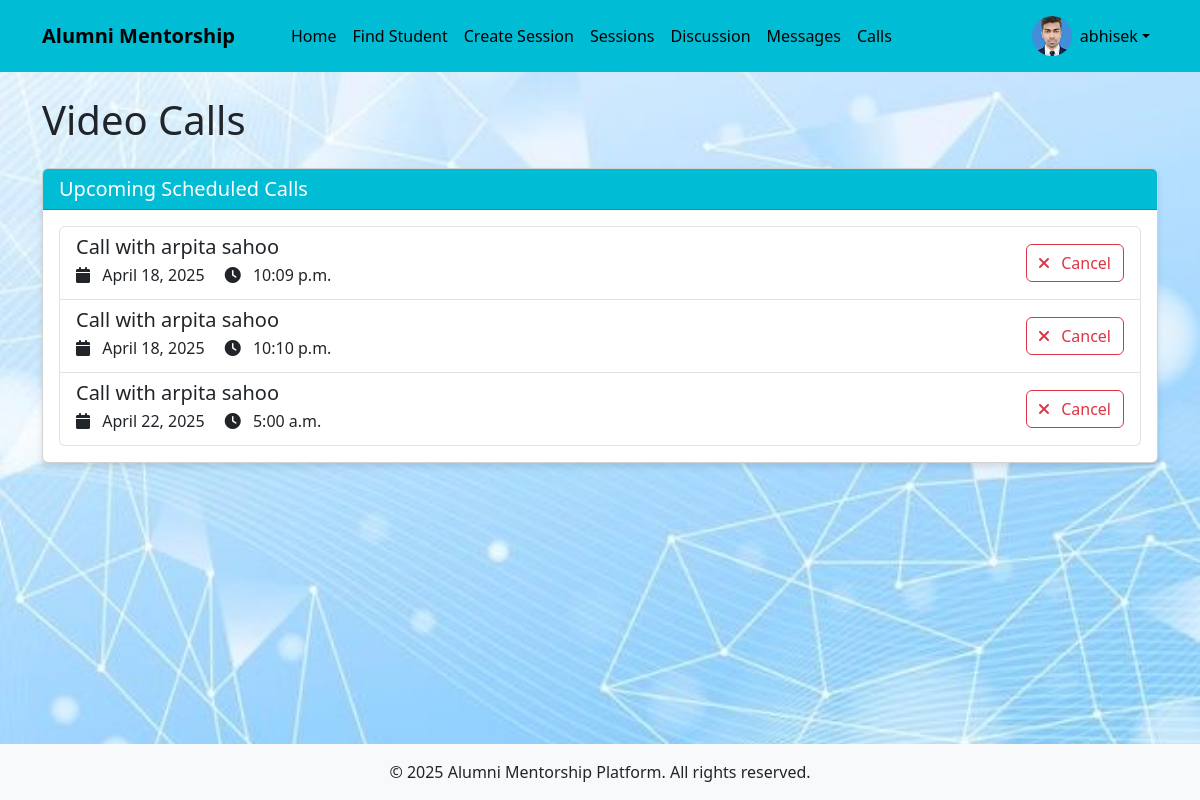
Screenshot of /call/ (signed in) with the database file from the repository.
### users/models.py (models this page shows, shortened)
class CustomUser(AbstractUser):
    USER_TYPE_CHOICES = (
        ('student', 'Student'),
        ('alumni', 'Alumni'),
    )
    user_type = models.CharField(max_length=10, choices=USER_TYPE_CHOICES)
    bio = models.TextField(blank=True)
    profile_picture = models.ImageField(upload_to='profile_pics/', blank=True, null=True)
    graduation_year = models.IntegerField(null=True, blank=True)
    company = models.CharField(max_length=100, blank=True)
    position = models.CharField(max_length=100, blank=True)
    industry = models.CharField(max_length=100, blank=True)
    course = models.CharField(max_length=100, blank=True)
    year_of_study = models.IntegerField(null=True, blank=True)

### call/models.py (models this page shows, shortened)
class Call(models.Model):
    CALL_STATUS_CHOICES = (
        ('scheduled', 'Scheduled'),
        ('ongoing', 'Ongoing'),
        ('completed', 'Completed'),
        ('cancelled', 'Cancelled'),
    )
    channel_name = models.CharField(max_length=100)
    initiator = models.ForeignKey(CustomUser, on_delete=models.CASCADE, related_name='initiated_calls')
    receiver = models.ForeignKey(CustomUser, on_delete=models.CASCADE, related_name='received_calls')
    status = models.CharField(max_length=10, choices=CALL_STATUS_CHOICES, default='scheduled')
    scheduled_time = models.DateTimeField(null=True, blank=True)
    start_time = models.DateTimeField(null=True, blank=True)
    end_time = models.DateTimeField(null=True, blank=True)
    created_at = models.DateTimeField(auto_now_add=True)

### call/views.py (the view)
# urls.py: path('', views.call_home, name='call_home'),
@login_required
def call_home(request):
    upcoming_calls = Call.objects.filter(
        models.Q(initiator=request.user) | models.Q(receiver=request.user),
        status='scheduled',
        scheduled_time__gt=timezone.now()
    ).order_by('scheduled_time')
    return render(request, 'call/call_home.html', {'upcoming_calls': upcoming_calls})

### templates/call/call_home.html (shortened to what this page needs)
{% extends 'base.html' %}
{% block content %}
<h1 class="mb-4">Video Calls</h1>
<div class="card">
    <div class="card-header  text-white">
        <h5 class="card-title mb-0">Upcoming Scheduled Calls</h5>
    </div>
    <div class="card-body">
        {% if upcoming_calls %}
            <div class="list-group">
                {% for call in upcoming_calls %}
                    <div class="list-group-item">
                        <div class="d-flex justify-content-between align-items-center">
                            <div>
                                <h5 class="mb-1">
                                    Call with
                                    {% if call.initiator == user %}
                                        {{ call.receiver.get_full_name }}
                                    {% else %}
                                        {{ call.initiator.get_full_name }}
                                    {% endif %}
                                </h5>
                                <p class="mb-1">
                                    <i class="fas fa-calendar me-2"></i> {{ call.scheduled_time|date:"F j, Y" }}
                                    <i class="fas fa-clock ms-3 me-2"></i> {{ call.scheduled_time|date:"g:i a" }}
                                </p>
                            </div>
                            <div>
                                {% if call.scheduled_time|date:'U' < now|date:'U' %}
                                    <a href="{% url 'join_call' call.id %}" class="btn btn-success">
                                        <i class="fas fa-video me-2"></i> Join Call
                                    </a>
                                {% else %}
                                    <a href="{% url 'cancel_call' call.id %}" class="btn btn-outline-danger">
                                        <i class="fas fa-times me-2"></i> Cancel
                                    </a>
                                {% endif %}
                            </div>
                        </div>
                    </div>
                {% endfor %}
            </div>
        {% else %}
            <div class="alert alert-info">
                <i class="fas fa-info-circle me-2"></i> You don't have any upcoming calls.
                Schedule a call with a mentor or mentee from their profile page.
            </div>
        {% endif %}
    </div>
</div>
{% endblock %}

### templates/base.html (shortened to what this page needs)
<!DOCTYPE html>
<html lang="en">
  <head>
    <link
      href="https://cdn.jsdelivr.net/npm/bootstrap@5.3.0/dist/css/bootstrap.min.css"
      rel="stylesheet"
    />
    <link
      rel="stylesheet"
      href="https://cdnjs.cloudflare.com/ajax/libs/font-awesome/6.0.0/css/all.min.css"
    />
  </head>
  <body>
    <header>
      <nav class="navbar navbar-expand-lg navbar-dark">
        <div class="container">
          <a class="navbar-brand" href="{% url 'home' %}">Alumni Mentorship</a>
          <div class="collapse navbar-collapse" id="navbarNav">
            <ul class="navbar-nav me-auto">
              {% if user.is_authenticated %}
              <li class="nav-item">
                <a class="nav-link" href="{% url 'home' %}">Home</a>
              </li>
              {% if user.user_type == 'student' %}
              <li class="nav-item">
                <a class="nav-link" href="{% url 'alumni_list' %}"
                  >Find Mentors</a
                >
              </li>
              {% else %}
              <li class="nav-item">
                <a class="nav-link" href="{% url 'student_list' %}"
                  >Find Student</a
                >
              </li>
              <li class="nav-item">
                <a class="nav-link" href="{% url 'create_group_session' %}"
                  >Create Session</a
                >
              </li>
              {% endif %}
              <li class="nav-item">
                <a class="nav-link" href="{% url 'group_sessions' %}"
                  > Sessions</a
                >
              </li>
              <li class="nav-item">
                <a class="nav-link" href="{% url 'topic_list' %}"
                  >Discussion </a
                >
              </li>
              <li class="nav-item">
                <a class="nav-link" href="{% url 'chat_list' %}">Messages</a>
              </li>
              <li class="nav-item">
                <a class="nav-link" href="{% url 'call_home' %}">Calls</a>
              </li>
              {% endif %}
            </ul>
            <ul class="navbar-nav">
              {% if user.is_authenticated %}
              <li class="nav-item dropdown">
                <a
                  class="nav-link dropdown-toggle d-flex align-items-center"
                  href="#"
                  id="navbarDropdown"
                  role="button"
                  data-bs-toggle="dropdown"
                >
                  {% if user.profile_picture %}
                  <img
                    src="{{ user.profile_picture.url }}"
                    alt="Profile"
                    class="profile-pic me-2"
                  />
                  {% else %}
                  <i
                    class="fas fa-user-circle me-2"
                    style="font-size: 1.5rem"
                  ></i>
                  {% endif %} {{ user.username }}
                </a>
              </li>
              {% endif %}
            </ul>
          </div>
        </div>
      </nav>
    </header>
    <main class="container py-4">
       {% block content %}{% endblock %}
    </main>
    <footer class="bg-light py-3 mt-auto">
      <div class="container text-center">
        <p class="mb-0">
          &copy; {% now "Y" %} Alumni Mentorship Platform. All rights reserved.
        </p>
      </div>
    </footer>
  </body>
</html>

### templates/base.html (style rules this page uses)
body { min-height: 100vh; display: flex; flex-direction: column; background-image: url("/static/images/img.jpg"); background-size: cover; background-repeat: no-repeat; background-position: center; }
main { flex: 1; }
.navbar-brand { font-weight: bold; padding-right: 2rem; color: #000; }
.profile-pic { width: 40px; height: 40px; border-radius: 50%; object-fit: cover; }
.navbar { background: #00bcd4; }
.nav-item { gap: 1rem; }
#navbarNav { gap: 2rem; }
.card { margin-bottom: 20px; box-shadow: 0 4px 6px rgba(0, 0, 0, 0.1); }
.card-header { background-color: #00bcd4; }
.navbar li a { color: black; }

### rows the page displays
CustomUser: profile_picture (picture), username "abhisek"
Call: initiator.get_full_name "arpita sahoo", scheduled_time "April 18, 2025", scheduled_time "10:09 p.m.", shows "Cancel"
Call: initiator.get_full_name "arpita sahoo", scheduled_time "April 18, 2025", scheduled_time "10:10 p.m.", shows "Cancel"
Call: initiator.get_full_name "arpita sahoo", scheduled_time "April 22, 2025", scheduled_time "5:00 a.m.", shows "Cancel"
